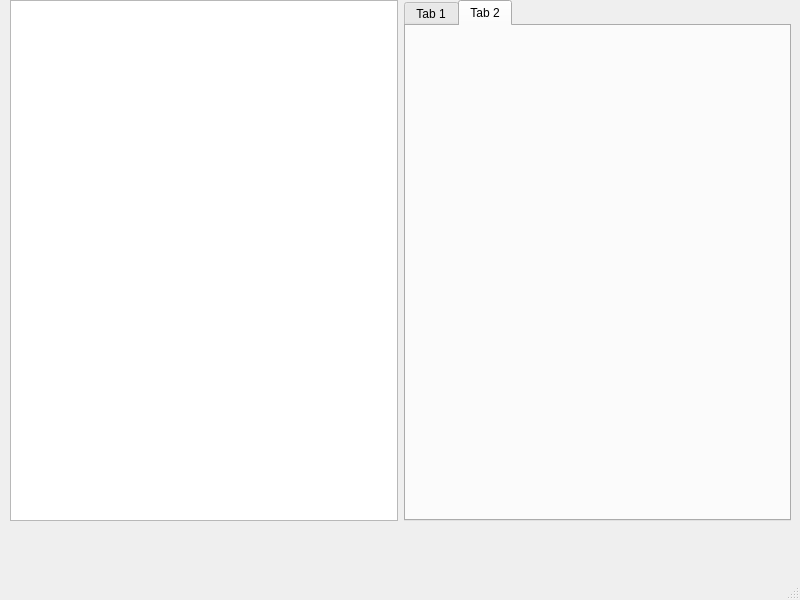
<?xml version="1.0" encoding="UTF-8"?>
<ui version="4.0">
 <class>MainWindow</class>
 <widget class="QMainWindow" name="MainWindow">
  <property name="geometry">
   <rect>
    <x>0</x>
    <y>0</y>
    <width>800</width>
    <height>600</height>
   </rect>
  </property>
  <property name="windowTitle">
   <string>MainWindow</string>
  </property>
  <widget class="QWidget" name="centralwidget">
   <widget class="QWidget" name="horizontalLayoutWidget">
    <property name="geometry">
     <rect>
      <x>10</x>
      <y>0</y>
      <width>781</width>
      <height>521</height>
     </rect>
    </property>
    <layout class="QHBoxLayout" name="horizontalLayout">
     <item>
      <widget class="QTreeView" name="treeView"/>
     </item>
     <item>
      <widget class="QTabWidget" name="tabWidget">
       <property name="currentIndex">
        <number>1</number>
       </property>
       <widget class="QWidget" name="tab">
        <attribute name="title">
         <string>Tab 1</string>
        </attribute>
        <widget class="QTableView" name="tableView">
         <property name="geometry">
          <rect>
           <x>-5</x>
           <y>1</y>
           <width>371</width>
           <height>491</height>
          </rect>
         </property>
        </widget>
       </widget>
       <widget class="QWidget" name="tab_2">
        <attribute name="title">
         <string>Tab 2</string>
        </attribute>
        <widget class="QLabel" name="label">
         <property name="geometry">
          <rect>
           <x>27</x>
           <y>15</y>
           <width>341</width>
           <height>461</height>
          </rect>
         </property>
         <property name="text">
          <string/>
         </property>
         <property name="pixmap">
          <pixmap resource="test_rsc.qrc">:/newPrefix/test_image.jpg</pixmap>
         </property>
         <property name="scaledContents">
          <bool>true</bool>
         </property>
        </widget>
       </widget>
      </widget>
     </item>
    </layout>
   </widget>
  </widget>
  <widget class="QMenuBar" name="menubar">
   <property name="geometry">
    <rect>
     <x>0</x>
     <y>0</y>
     <width>800</width>
     <height>37</height>
    </rect>
   </property>
  </widget>
  <widget class="QStatusBar" name="statusbar"/>
 </widget>
 <resources>
  <include location="test_rsc.qrc"/>
 </resources>
 <connections/>
</ui>
